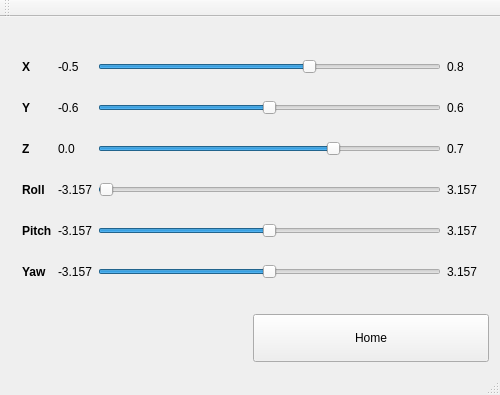
<?xml version="1.0" encoding="UTF-8"?>
<ui version="4.0">
 <class>MainWindow</class>
 <widget class="QMainWindow" name="MainWindow">
  <property name="geometry">
   <rect>
    <x>0</x>
    <y>0</y>
    <width>500</width>
    <height>395</height>
   </rect>
  </property>
  <property name="maximumSize">
   <size>
    <width>500</width>
    <height>395</height>
   </size>
  </property>
  <property name="windowTitle">
   <string>MainWindow</string>
  </property>
  <widget class="QWidget" name="centralWidget">
   <layout class="QVBoxLayout" name="verticalLayout">
    <item>
     <widget class="QFrame" name="frame_1">
      <property name="minimumSize">
       <size>
        <width>0</width>
        <height>280</height>
       </size>
      </property>
      <layout class="QGridLayout" name="gridLayout">
       <property name="bottomMargin">
        <number>6</number>
       </property>
       <item row="0" column="1">
        <widget class="QLabel" name="label_7">
         <property name="text">
          <string>-0.5</string>
         </property>
        </widget>
       </item>
       <item row="7" column="0">
        <widget class="QLabel" name="label_6">
         <property name="font">
          <font>
           <weight>75</weight>
           <bold>true</bold>
          </font>
         </property>
         <property name="text">
          <string>Yaw</string>
         </property>
        </widget>
       </item>
       <item row="7" column="3">
        <widget class="QLabel" name="label_18">
         <property name="text">
          <string>3.157</string>
         </property>
        </widget>
       </item>
       <item row="4" column="2">
        <widget class="QSlider" name="Roll_slider">
         <property name="minimum">
          <number>-3157</number>
         </property>
         <property name="maximum">
          <number>3157</number>
         </property>
         <property name="value">
          <number>-3142</number>
         </property>
         <property name="orientation">
          <enum>Qt::Horizontal</enum>
         </property>
        </widget>
       </item>
       <item row="7" column="2">
        <widget class="QSlider" name="Yaw_slider">
         <property name="minimum">
          <number>-3157</number>
         </property>
         <property name="maximum">
          <number>3157</number>
         </property>
         <property name="orientation">
          <enum>Qt::Horizontal</enum>
         </property>
        </widget>
       </item>
       <item row="1" column="0">
        <widget class="QLabel" name="label_2">
         <property name="font">
          <font>
           <weight>75</weight>
           <bold>true</bold>
          </font>
         </property>
         <property name="text">
          <string>Y</string>
         </property>
        </widget>
       </item>
       <item row="5" column="1">
        <widget class="QLabel" name="label_11">
         <property name="text">
          <string>-3.157</string>
         </property>
        </widget>
       </item>
       <item row="0" column="3">
        <widget class="QLabel" name="label_13">
         <property name="text">
          <string>0.8</string>
         </property>
        </widget>
       </item>
       <item row="3" column="2">
        <widget class="QSlider" name="Z_slider">
         <property name="maximum">
          <number>700</number>
         </property>
         <property name="singleStep">
          <number>1</number>
         </property>
         <property name="pageStep">
          <number>100</number>
         </property>
         <property name="sliderPosition">
          <number>487</number>
         </property>
         <property name="orientation">
          <enum>Qt::Horizontal</enum>
         </property>
        </widget>
       </item>
       <item row="5" column="2">
        <widget class="QSlider" name="Pitch_slider">
         <property name="minimum">
          <number>-3157</number>
         </property>
         <property name="maximum">
          <number>3157</number>
         </property>
         <property name="value">
          <number>-1</number>
         </property>
         <property name="orientation">
          <enum>Qt::Horizontal</enum>
         </property>
        </widget>
       </item>
       <item row="1" column="1">
        <widget class="QLabel" name="label_8">
         <property name="text">
          <string>-0.6</string>
         </property>
        </widget>
       </item>
       <item row="5" column="0">
        <widget class="QLabel" name="label_5">
         <property name="font">
          <font>
           <weight>75</weight>
           <bold>true</bold>
          </font>
         </property>
         <property name="text">
          <string>Pitch</string>
         </property>
        </widget>
       </item>
       <item row="3" column="3">
        <widget class="QLabel" name="label_15">
         <property name="text">
          <string>0.7</string>
         </property>
        </widget>
       </item>
       <item row="3" column="1">
        <widget class="QLabel" name="label_9">
         <property name="text">
          <string>0.0</string>
         </property>
        </widget>
       </item>
       <item row="0" column="0">
        <widget class="QLabel" name="label">
         <property name="font">
          <font>
           <weight>75</weight>
           <bold>true</bold>
          </font>
         </property>
         <property name="text">
          <string>X</string>
         </property>
        </widget>
       </item>
       <item row="0" column="2">
        <widget class="QSlider" name="X_slider">
         <property name="minimum">
          <number>-500</number>
         </property>
         <property name="maximum">
          <number>800</number>
         </property>
         <property name="singleStep">
          <number>1</number>
         </property>
         <property name="pageStep">
          <number>100</number>
         </property>
         <property name="value">
          <number>307</number>
         </property>
         <property name="orientation">
          <enum>Qt::Horizontal</enum>
         </property>
        </widget>
       </item>
       <item row="1" column="2">
        <widget class="QSlider" name="Y_slider">
         <property name="minimum">
          <number>-600</number>
         </property>
         <property name="maximum">
          <number>600</number>
         </property>
         <property name="singleStep">
          <number>1</number>
         </property>
         <property name="pageStep">
          <number>100</number>
         </property>
         <property name="orientation">
          <enum>Qt::Horizontal</enum>
         </property>
        </widget>
       </item>
       <item row="5" column="3">
        <widget class="QLabel" name="label_17">
         <property name="text">
          <string>3.157</string>
         </property>
        </widget>
       </item>
       <item row="4" column="3">
        <widget class="QLabel" name="label_16">
         <property name="text">
          <string>3.157</string>
         </property>
        </widget>
       </item>
       <item row="1" column="3">
        <widget class="QLabel" name="label_14">
         <property name="text">
          <string>0.6</string>
         </property>
        </widget>
       </item>
       <item row="3" column="0">
        <widget class="QLabel" name="label_3">
         <property name="font">
          <font>
           <weight>75</weight>
           <bold>true</bold>
          </font>
         </property>
         <property name="text">
          <string>Z</string>
         </property>
        </widget>
       </item>
       <item row="4" column="1">
        <widget class="QLabel" name="label_10">
         <property name="text">
          <string>-3.157</string>
         </property>
        </widget>
       </item>
       <item row="4" column="0">
        <widget class="QLabel" name="label_4">
         <property name="font">
          <font>
           <weight>75</weight>
           <bold>true</bold>
          </font>
         </property>
         <property name="text">
          <string>Roll</string>
         </property>
        </widget>
       </item>
       <item row="7" column="1">
        <widget class="QLabel" name="label_12">
         <property name="text">
          <string>-3.157</string>
         </property>
        </widget>
       </item>
      </layout>
     </widget>
    </item>
    <item>
     <widget class="QFrame" name="frame">
      <property name="minimumSize">
       <size>
        <width>0</width>
        <height>30</height>
       </size>
      </property>
      <property name="maximumSize">
       <size>
        <width>16777215</width>
        <height>100</height>
       </size>
      </property>
      <property name="frameShape">
       <enum>QFrame::NoFrame</enum>
      </property>
      <property name="frameShadow">
       <enum>QFrame::Plain</enum>
      </property>
      <layout class="QHBoxLayout" name="horizontalLayout">
       <property name="leftMargin">
        <number>0</number>
       </property>
       <property name="topMargin">
        <number>0</number>
       </property>
       <property name="rightMargin">
        <number>0</number>
       </property>
       <property name="bottomMargin">
        <number>0</number>
       </property>
       <item>
        <widget class="QFrame" name="frame_2">
         <property name="minimumSize">
          <size>
           <width>0</width>
           <height>30</height>
          </size>
         </property>
         <property name="maximumSize">
          <size>
           <width>16777215</width>
           <height>16777215</height>
          </size>
         </property>
         <property name="frameShape">
          <enum>QFrame::NoFrame</enum>
         </property>
         <property name="frameShadow">
          <enum>QFrame::Plain</enum>
         </property>
        </widget>
       </item>
       <item>
        <widget class="QFrame" name="frame_3">
         <property name="minimumSize">
          <size>
           <width>0</width>
           <height>30</height>
          </size>
         </property>
         <property name="maximumSize">
          <size>
           <width>16777215</width>
           <height>16777215</height>
          </size>
         </property>
         <property name="frameShape">
          <enum>QFrame::NoFrame</enum>
         </property>
         <property name="frameShadow">
          <enum>QFrame::Plain</enum>
         </property>
         <layout class="QHBoxLayout" name="horizontalLayout_2">
          <property name="leftMargin">
           <number>0</number>
          </property>
          <property name="topMargin">
           <number>0</number>
          </property>
          <property name="rightMargin">
           <number>0</number>
          </property>
          <property name="bottomMargin">
           <number>0</number>
          </property>
          <item>
           <widget class="QPushButton" name="pushButton">
            <property name="sizePolicy">
             <sizepolicy hsizetype="Minimum" vsizetype="Minimum">
              <horstretch>0</horstretch>
              <verstretch>0</verstretch>
             </sizepolicy>
            </property>
            <property name="minimumSize">
             <size>
              <width>0</width>
              <height>30</height>
             </size>
            </property>
            <property name="maximumSize">
             <size>
              <width>16777215</width>
              <height>16777215</height>
             </size>
            </property>
            <property name="text">
             <string>Home</string>
            </property>
           </widget>
          </item>
         </layout>
        </widget>
       </item>
      </layout>
     </widget>
    </item>
   </layout>
  </widget>
  <widget class="QMenuBar" name="menuBar">
   <property name="geometry">
    <rect>
     <x>0</x>
     <y>0</y>
     <width>500</width>
     <height>22</height>
    </rect>
   </property>
  </widget>
  <widget class="QToolBar" name="mainToolBar">
   <attribute name="toolBarArea">
    <enum>TopToolBarArea</enum>
   </attribute>
   <attribute name="toolBarBreak">
    <bool>false</bool>
   </attribute>
  </widget>
  <widget class="QStatusBar" name="statusBar"/>
 </widget>
 <layoutdefault spacing="6" margin="11"/>
 <resources/>
 <connections/>
</ui>
